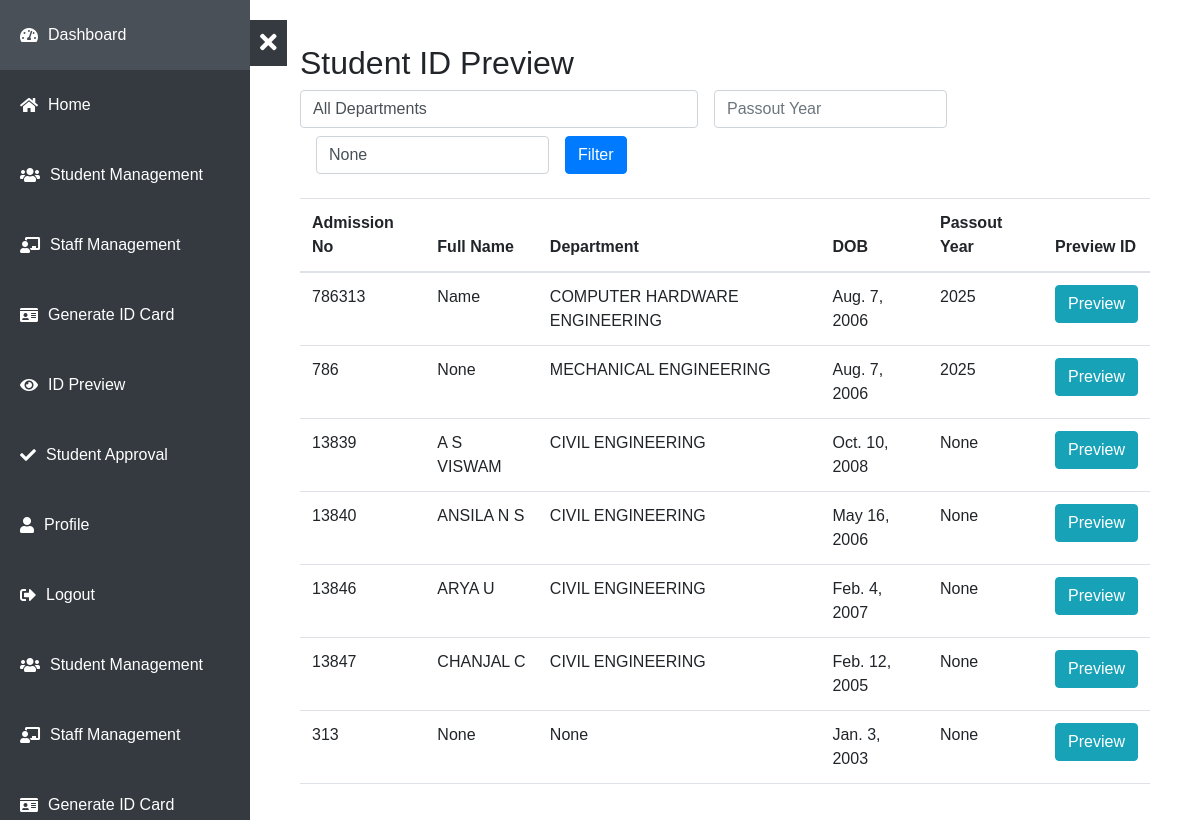
/student_id_preview/, run on the app's committed database.
### students/models.py (models this page shows, shortened)
class Student(AbstractUser):
    GENDER_CHOICES = [
        ('Male', 'Male'),
        ('Female', 'Female'),
        ('Other', 'Other'),
    ]
    BLOOD_GROUP_CHOICES = [
        ('A+', 'A+'),
        ('A-', 'A-'),
        ('B+', 'B+'),
        ('B-', 'B-'),
        ('AB+', 'AB+'),
        ('AB-', 'AB-'),
        ('O+', 'O+'),
        ('O-', 'O-'),
        ("Don't Know","Don't Know")
    ]
    username = None
    admission_no = models.CharField(max_length=20, unique=True)
    date_of_birth = models.DateField()
    full_name = models.CharField(max_length=100, blank=True, null=True)
    department = models.ForeignKey(Department,on_delete=models.CASCADE, null=True, blank=True)
    phone_number = models.CharField(max_length=15, blank=True, null=True)
    address = models.TextField(blank=True, null=True)
    blood_group = models.CharField(max_length=20, choices=BLOOD_GROUP_CHOICES, blank=True, null=True)
    PRN = models.CharField(max_length=20, unique=True, blank=True, null=True)
    image = models.ImageField(upload_to='profile_images/', default='profile_images/avatar.png', blank=True, null=True)
    parent_name = models.CharField(max_length=100, blank=True, null=True)
    relation = models.CharField(max_length=100, blank=True, null=True)
    gender = models.CharField(max_length=10, choices=GENDER_CHOICES, blank=True, null=True)
    email = models.EmailField(blank=True, null=True)
    passout_year = models.IntegerField(blank=True,  null=True)
    is_complete = models.BooleanField(default=False)
    is_approved = models.BooleanField(default=False,null=True)
    USERNAME_FIELD = 'admission_no'
    REQUIRED_FIELDS = ['date_of_birth']
    groups = models.ManyToManyField(
        Group,
        related_name='student_set',
        blank=True,
        help_text='The groups this user belongs to.',
        verbose_name='groups',
    )
    user_permissions = models.ManyToManyField(
        Permission,
        related_name='student_set',
        blank=True,
        help_text='Specific permissions for this user.',
        verbose_name='user permissions',
    )
    objects = CustomStudentManager()

class Department(models.Model):
    name = models.CharField(max_length=100, unique=True)
    def __str__(self):
        return self.name

### students/views.py (the view)
# urls.py: path('student_id_preview/', views.student_id_preview, name='student_id_preview'),
def student_id_preview(request):
    department_id = request.GET.get('department')
    passout_year = request.GET.get('passout_year')
    admission_no = request.GET.get('admission_no')
    students = Student.objects.all()
    if department_id:
        students = students.filter(department_id=department_id)
    if passout_year:
        students = students.filter(passout_year=passout_year)
    if admission_no:
        students = students.filter(admission_no__icontains=admission_no)
    departments = Department.objects.all()
    context = {
        'students': students,
        'departments': departments,
        'filter_department': department_id,
        'filter_passout_year': passout_year,
        'filter_admission_no': admission_no,
    }
    return render(request, 'student_id_preview.html', context)

### students/templates/student_id_preview.html (shortened to what this page needs)
{% extends "base.html" %}
{% block content %}
<div class="container">
    <h2>Student ID Preview</h2>
    <form method="get" class="form-inline mb-3">
        <div class="form-group mb-2">
            <select id="department" name="department" class="form-control">
                <option value="">All Departments</option>
            </select>
        </div>
        <div class="form-group mx-sm-3 mb-2">
            <input type="number" id="passout_year" name="passout_year" class="form-control" placeholder="Passout Year" value="{{ filter_passout_year }}">
        </div>
        <div class="form-group mx-sm-3 mb-2">
            <input type="text" id="admission_no" name="admission_no" class="form-control" placeholder="Admission No" value="{{ filter_admission_no }}">
        </div>
        <button type="submit" class="btn btn-primary mb-2">Filter</button>
    </form>
    <table class="table">
        <thead>
            <tr>
                <th>Admission No</th>
                <th>Full Name</th>
                <th>Department</th>
                <th>DOB</th>
                <th>Passout Year</th>
                <th>Preview ID</th>
            </tr>
        </thead>
        <tbody>
            {% for student in students %}
                <tr>
                    <td>{{ student.admission_no }}</td>
                    <td>{{ student.full_name }}</td>
                    <td>{{ student.department }}</td>
                    <td>{{ student.date_of_birth }}</td>
                    <td>{{ student.passout_year }}</td>
                    <td>
                        <button type="button" class="btn btn-info" data-toggle="modal" data-target="#studentIdModal{{ student.id }}">Preview</button>
                    </td>
                </tr>
            {% empty %}
                <tr>
                    <td colspan="5">No students found</td>
                </tr>
            {% endfor %}
        </tbody>
    </table>
</div>
{% endblock %}

### students/templates/base.html (style rules this page uses)
body { display: flex; min-height: 100vh; margin: 0; font-family: Arial, sans-serif; }

### data on the page
Student: admission_no "786313", full_name "Name", department "COMPUTER HARDWARE ENGINEERING", date_of_birth "Aug. 7, 2006", passout_year "2025"
Student: admission_no "786", full_name "None", department "MECHANICAL ENGINEERING", date_of_birth "Aug. 7, 2006", passout_year "2025"
Student: admission_no "13839", full_name "A S VISWAM", department "CIVIL ENGINEERING", date_of_birth "Oct. 10, 2008", passout_year "None"
Student: admission_no "13840", full_name "ANSILA N S", department "CIVIL ENGINEERING", date_of_birth "May 16, 2006", passout_year "None"
Student: admission_no "13846", full_name "ARYA U", department "CIVIL ENGINEERING", date_of_birth "Feb. 4, 2007", passout_year "None"
Student: admission_no "13847", full_name "CHANJAL C", department "CIVIL ENGINEERING", date_of_birth "Feb. 12, 2005", passout_year "None"
Student: admission_no "313", full_name "None", department "None", date_of_birth "Jan. 3, 2003", passout_year "None"
